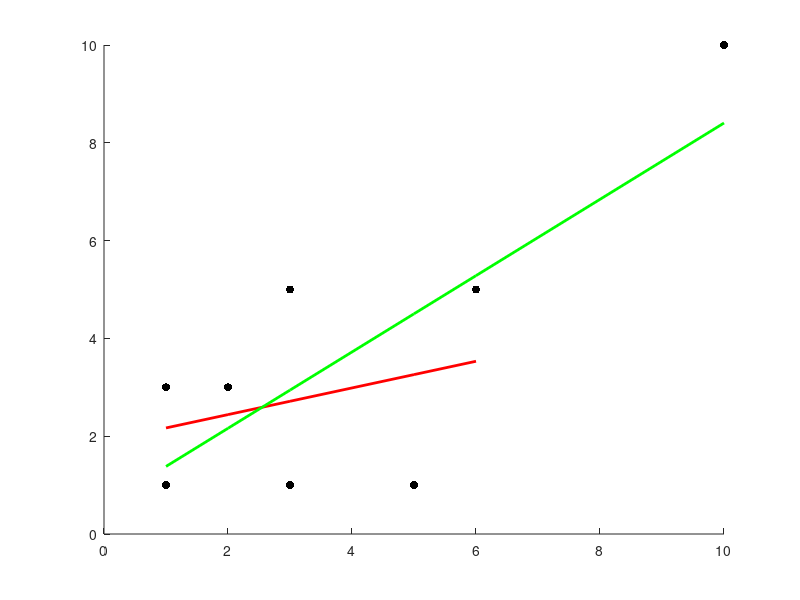

Here is the MATLAB script that generated this plot:
clc
clear
x= [1   1   2   3   3   5   6];
y=[1   3   3   1   5   1   5];
X=mean(x);
Y=mean(y);
m1=0;
m2=0;
a=size(x);
for i=1:a(2)
  m1 = m1+((x(i)-X)*(y(i)-Y));
  m2 = m2+((x(i)-X)^2);
end
m=m1/m2;
b=Y-m*X;
scatter(x,y,35,'b','filled')
hold on
plot(x,m*x+b,'r','LineWidth',2)
hold on
e1=0;
for i=1:a(2)
  e1=e1+((y(i)-(m*x(i)+b))^2);
end
disp("error before adding (10,10) :")
disp(e1)

x1= [1   1   2   3   3   5   6 10];
y1=[1   3   3   1   5   1   5 10];
X1=mean(x1);
Y1=mean(y1);
m11=0;
m21=0;
b=size(x1);
for i=1:b(2)
  m11 = m11+((x1(i)-X1)*(y1(i)-Y1));
  m21 = m21+((x1(i)-X1)^2);
end
m1=m11/m21;
b1=Y1-m1*X1;
scatter(x1,y1,35,'k','filled')
hold on
plot(x1,m1*x1+b1,'g','LineWidth',2)
e2=0;
for i=1:b(2)
  e2=e2+((y1(i)-(m1*x1(i)+b1))^2);
end
disp("error after adding (10,10) :")
disp(e2)